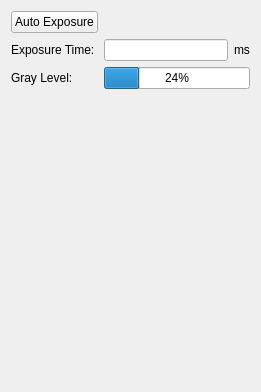
<?xml version="1.0" encoding="UTF-8"?>
<ui version="4.0">
 <class>AutoExposureWidgetClass</class>
 <widget class="QWidget" name="AutoExposureWidgetClass">
  <property name="geometry">
   <rect>
    <x>0</x>
    <y>0</y>
    <width>261</width>
    <height>392</height>
   </rect>
  </property>
  <property name="windowTitle">
   <string>AutoExposureWidget</string>
  </property>
  <layout class="QGridLayout" name="gridLayout">
   <item row="0" column="0">
    <widget class="QPushButton" name="autoexposurebtn">
     <property name="text">
      <string>Auto Exposure</string>
     </property>
    </widget>
   </item>
   <item row="1" column="0">
    <widget class="QLabel" name="timelable">
     <property name="text">
      <string>Exposure Time:</string>
     </property>
    </widget>
   </item>
   <item row="1" column="1">
    <widget class="QLineEdit" name="exposuretimetxt">
     <property name="enabled">
      <bool>true</bool>
     </property>
     <property name="readOnly">
      <bool>false</bool>
     </property>
    </widget>
   </item>
   <item row="1" column="2">
    <widget class="QLabel" name="label_36">
     <property name="text">
      <string>ms</string>
     </property>
    </widget>
   </item>
   <item row="2" column="0">
    <widget class="QLabel" name="graylevlabel">
     <property name="text">
      <string>Gray Level:</string>
     </property>
    </widget>
   </item>
   <item row="2" column="1" colspan="2">
    <widget class="QProgressBar" name="graylevelbar">
     <property name="value">
      <number>24</number>
     </property>
    </widget>
   </item>
   <item row="3" column="1">
    <spacer name="verticalSpacer">
     <property name="orientation">
      <enum>Qt::Vertical</enum>
     </property>
     <property name="sizeHint" stdset="0">
      <size>
       <width>20</width>
       <height>285</height>
      </size>
     </property>
    </spacer>
   </item>
  </layout>
 </widget>
 <layoutdefault spacing="6" margin="11"/>
 <resources/>
 <connections/>
</ui>
